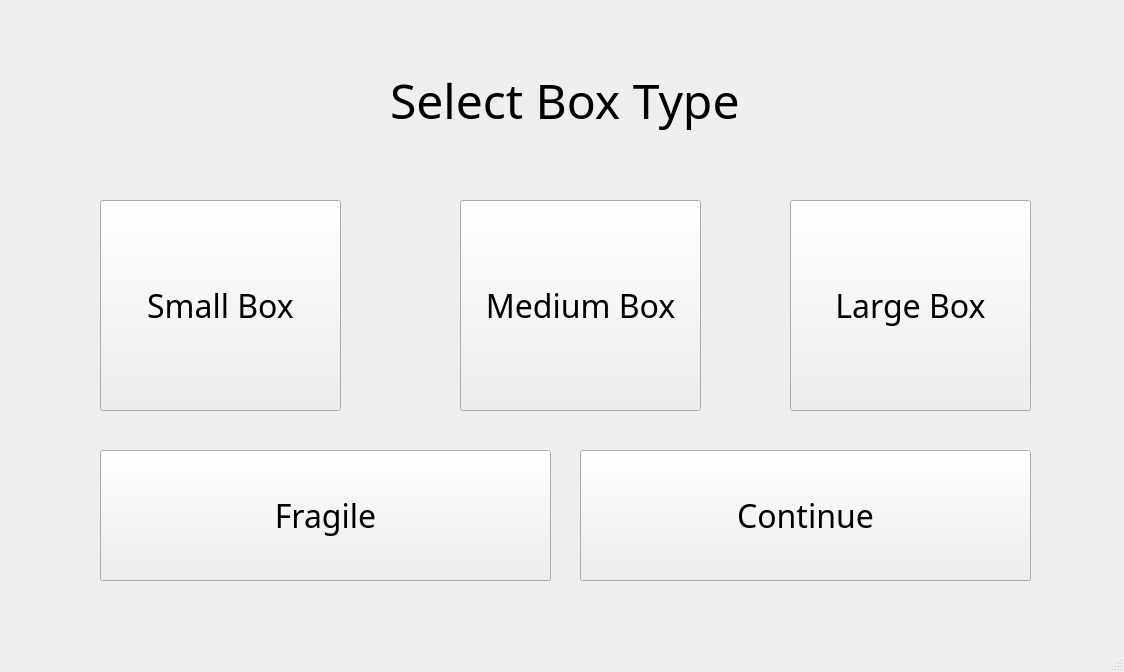
<?xml version="1.0" encoding="UTF-8"?>
<ui version="4.0">
 <class>MainWindow</class>
 <widget class="QMainWindow" name="MainWindow">
  <property name="geometry">
   <rect>
    <x>0</x>
    <y>0</y>
    <width>1124</width>
    <height>672</height>
   </rect>
  </property>
  <property name="windowTitle">
   <string>MainWindow</string>
  </property>
  <widget class="QWidget" name="centralwidget">
   <widget class="QPushButton" name="small_box">
    <property name="geometry">
     <rect>
      <x>100</x>
      <y>200</y>
      <width>241</width>
      <height>211</height>
     </rect>
    </property>
    <property name="font">
     <font>
      <family>Sitka</family>
      <pointsize>24</pointsize>
     </font>
    </property>
    <property name="text">
     <string>Small Box</string>
    </property>
   </widget>
   <widget class="QPushButton" name="fragile_box">
    <property name="geometry">
     <rect>
      <x>100</x>
      <y>450</y>
      <width>451</width>
      <height>131</height>
     </rect>
    </property>
    <property name="font">
     <font>
      <family>Sitka</family>
      <pointsize>24</pointsize>
     </font>
    </property>
    <property name="text">
     <string>Fragile</string>
    </property>
   </widget>
   <widget class="QPushButton" name="large_box">
    <property name="geometry">
     <rect>
      <x>790</x>
      <y>200</y>
      <width>241</width>
      <height>211</height>
     </rect>
    </property>
    <property name="font">
     <font>
      <family>Sitka</family>
      <pointsize>24</pointsize>
     </font>
    </property>
    <property name="text">
     <string>Large Box</string>
    </property>
   </widget>
   <widget class="QPushButton" name="medium_box">
    <property name="geometry">
     <rect>
      <x>460</x>
      <y>200</y>
      <width>241</width>
      <height>211</height>
     </rect>
    </property>
    <property name="font">
     <font>
      <family>Sitka</family>
      <pointsize>24</pointsize>
     </font>
    </property>
    <property name="text">
     <string>Medium Box</string>
    </property>
   </widget>
   <widget class="QLabel" name="label">
    <property name="geometry">
     <rect>
      <x>390</x>
      <y>50</y>
      <width>401</width>
      <height>101</height>
     </rect>
    </property>
    <property name="font">
     <font>
      <family>Sitka</family>
      <pointsize>36</pointsize>
     </font>
    </property>
    <property name="text">
     <string>Select Box Type</string>
    </property>
   </widget>
   <widget class="QPushButton" name="fragile_box_2">
    <property name="geometry">
     <rect>
      <x>580</x>
      <y>450</y>
      <width>451</width>
      <height>131</height>
     </rect>
    </property>
    <property name="font">
     <font>
      <family>Sitka</family>
      <pointsize>24</pointsize>
     </font>
    </property>
    <property name="text">
     <string>Continue</string>
    </property>
   </widget>
  </widget>
  <widget class="QMenuBar" name="menubar">
   <property name="geometry">
    <rect>
     <x>0</x>
     <y>0</y>
     <width>1124</width>
     <height>26</height>
    </rect>
   </property>
  </widget>
  <widget class="QStatusBar" name="statusbar"/>
 </widget>
 <resources/>
 <connections/>
</ui>
